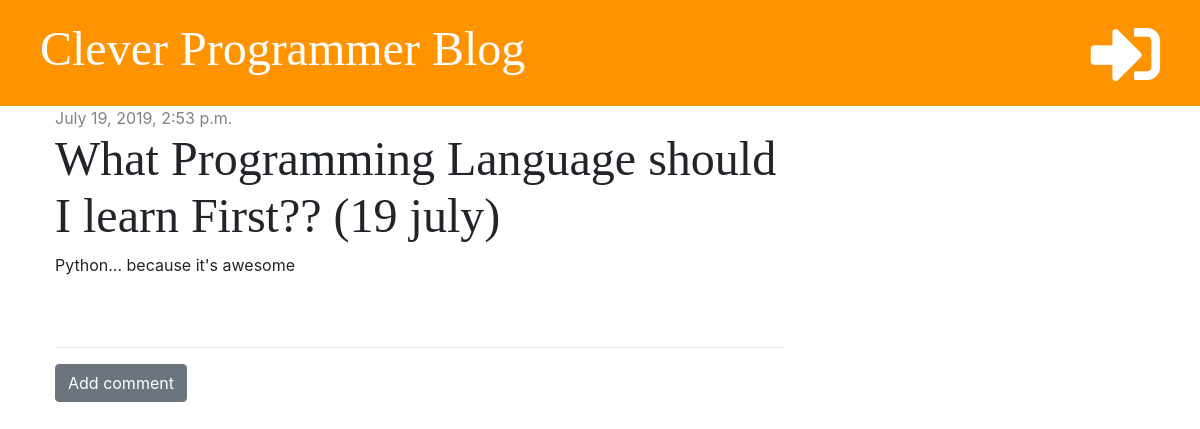
The app's page /post/1/ with its own data.
### blog/models.py (models this page shows, shortened)
class Post(models.Model):
    author = models.ForeignKey('auth.User', on_delete = models.CASCADE)
    title = models.CharField(max_length = 200)
    text = models.TextField()
    created_date = models.DateTimeField(default = timezone.now)
    published_date = models.DateTimeField(blank=True, null=True)

### blog/views.py (the view)
# urls.py: path('post/<int:pk>/', views.post_detail, name="post_detail"),
def post_detail(request, pk):
    post = get_object_or_404(Post, pk = pk)
    stuff_for_frontend = {'post': post}
    return render(request, 'blog/post_detail.html', stuff_for_frontend)

### blog/templates/blog/post_detail.html (shortened to what this page needs)
{% extends 'blog/base.html' %}
{% block content %}
<div class="post">
    {% if post.published_date  %}
    <div class="date">
        {{ post.published_date }}
    </div>
    {% else %}
      <a href="{% url 'post_publish' pk=post.pk %}" class="btn btn-primary">Publish</a>
    {% endif %}
    <h1>{{ post.title }}</h1>
    <p>{{post.text|linebreaksbr }}</p>
</div>
<hr>
<a href="{% url 'add_comment_to_post' pk=post.pk%}" class="btn btn-secondary">Add comment</a>
{% endblock %}

### blog/static/css/blog.css (style rules this page uses)
h1, h2, h3, h4 { font-family: 'Tangerine', 'Inconsolata', 'Droid Sans', serif; font-size: 48px; }
.date { color: #828282; }
.post { margin-bottom: 70px; }

### records on screen
Post: published_date "July 19, 2019, 2:53 p.m.", title "What Programming Language should I learn First?? (19 july)", text "Python... because it's awesome"
